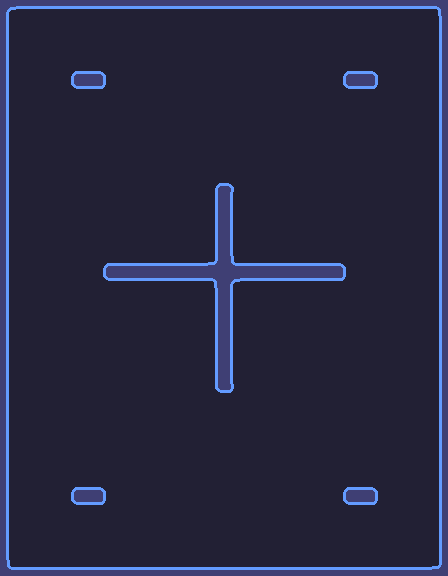

Below is a game level as drawn by its tile map, then a one-line description and the .tmx that defines it (tile-layer data replaced by summaries):
An orthogonal 28x36 tile map with 16x16 px tiles, 1 tile layer (Tile Layer 1).

<map version="1.0" orientation="orthogonal" renderorder="right-down" width="28" height="36" tilewidth="16" tileheight="16">
 <tileset firstgid="1" name="map" tilewidth="16" tileheight="16">
  <image source="../images/sprites.png" width="512" height="256" />
 </tileset>
 <layer name="Tile Layer 1" width="28" height="36">
  <data>[1008 cells, 1008 non-empty, 13 distinct tile ids]</data>
 </layer>
</map>